Frame 1 (no input): blank canvas, image omitted
Frame 60 (no input): blank canvas, image omitted
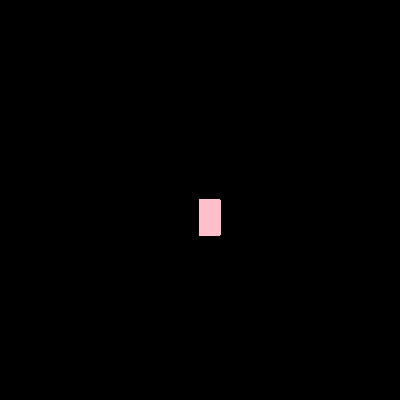
Frame 120 (the mouse pressed at the canvas centre since frame 60)

The p5.js sketch whose frames 1 and 60 were blank and that drew this single picture after the mouse press (run headless with seeded random() and noise() and a simulated clock; from frame 60 on, the mouse is pressed at the canvas centre):

// p5.js sketch
// ── sketch.js
function setup() {
    createCanvas(400, 400);
    background("black")
  }
  
  function draw() {
    stroke("pink");
    fill("pink");
    
    
    if (mouseIsPressed) {
      rect(mouseX, mouseY, 20, 35);
    }
  }
